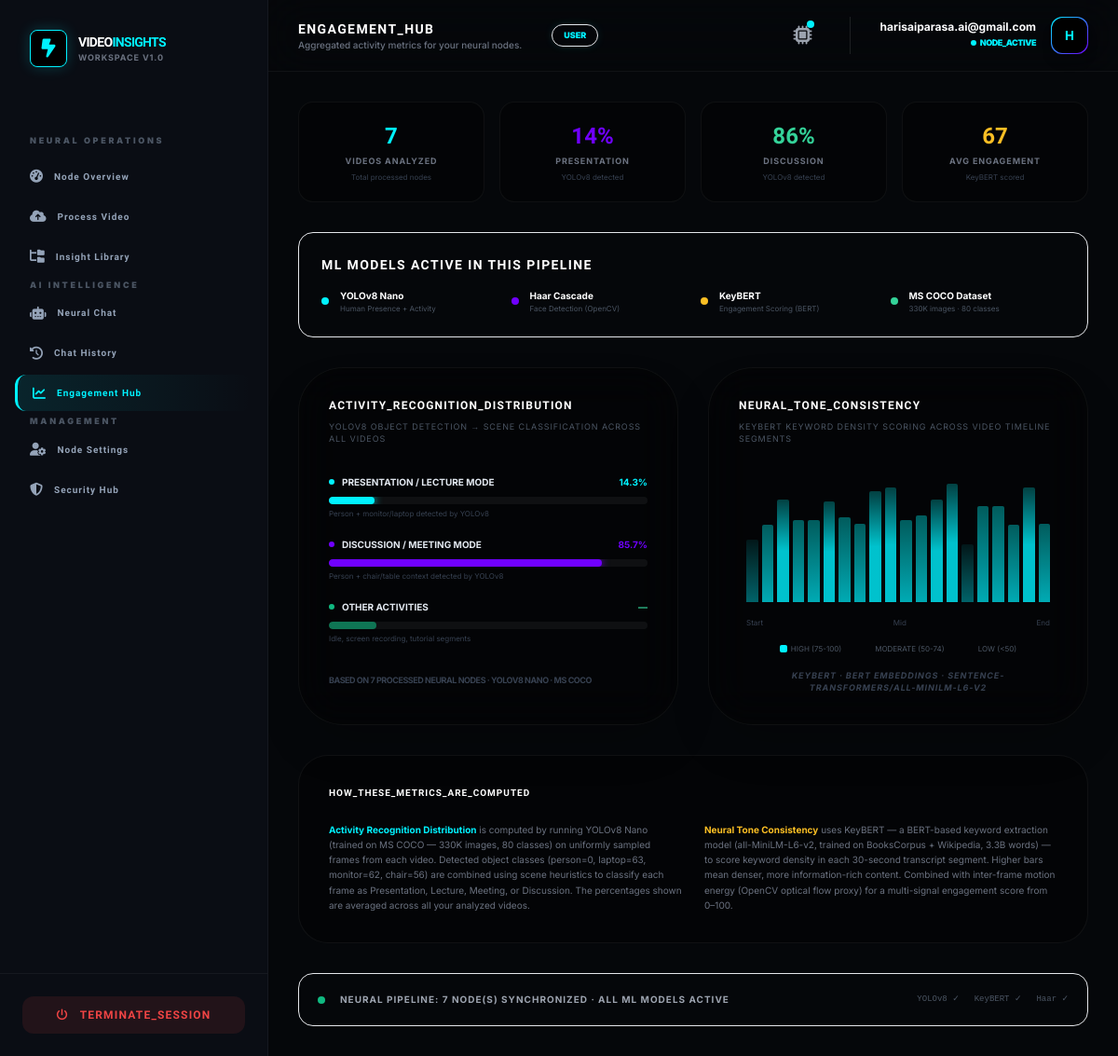
The app's page /analysis/hub/ (signed in), older data.
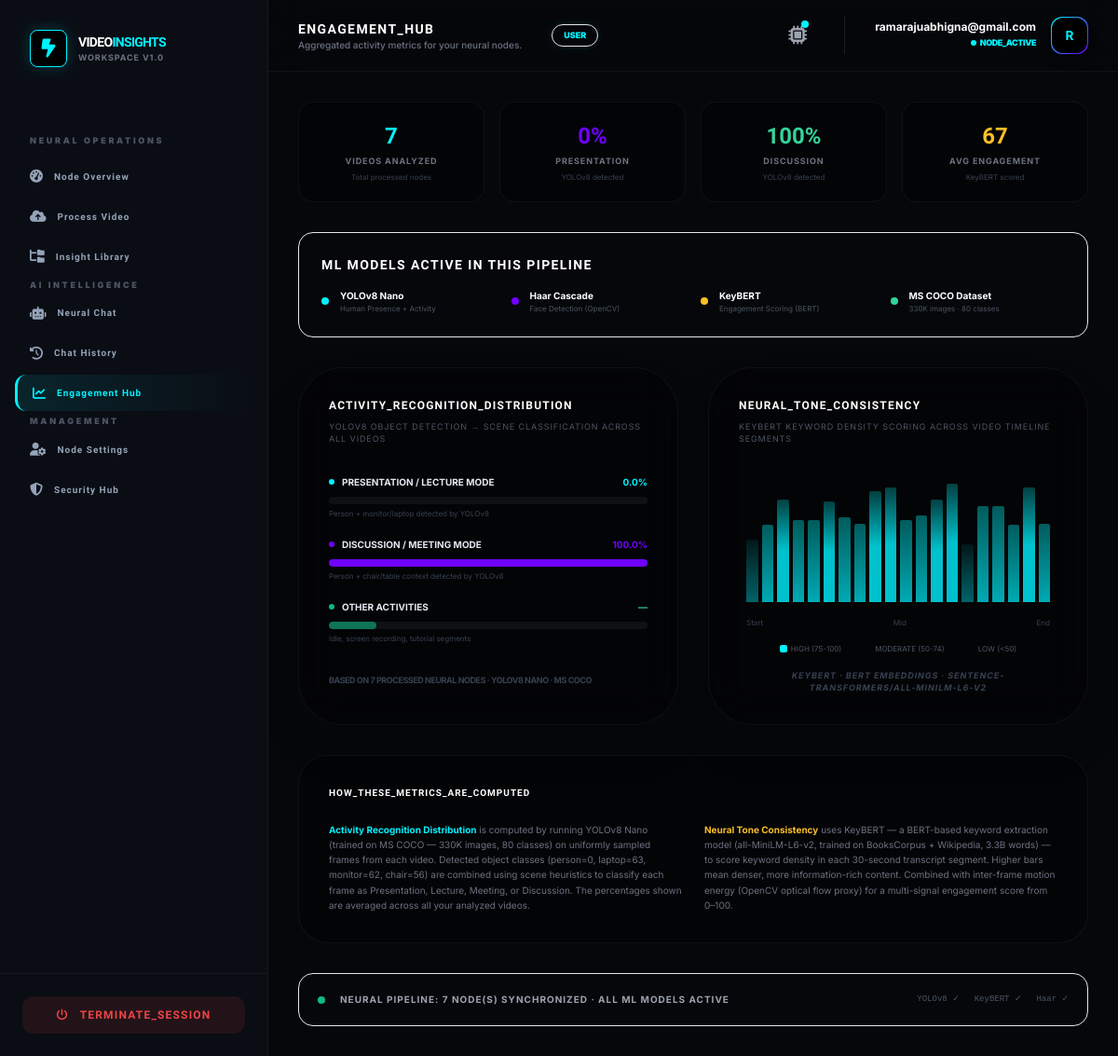
The same page, newer data.
### accounts/models.py (models this page shows, shortened)
class User(AbstractUser):
    username = None
    email = models.EmailField(unique=True)
    ROLE_CHOICES = (
        ('admin', 'Admin'),
        ('user', 'User'),
    )
    role = models.CharField(max_length=10, choices=ROLE_CHOICES, default='user')
    is_verified = models.BooleanField(default=False)
    login_count = models.PositiveIntegerField(default=0)
    USERNAME_FIELD = 'email'
    REQUIRED_FIELDS = []
    objects = CustomUserManager()

### analysis/views.py (the view)
# urls.py: path('hub/', views.analytics_dashboard, name='analytics_dashboard'),
@login_required
def analytics_dashboard(request):
    user_vids = VideoAnalysis.objects.filter(user=request.user)
    total     = user_vids.count()
    presentation_modes = [
        "Presentation Mode", "Presentation", "Lecture / Teaching",
        "Lecture", "Demo", "Software tutorial", "Tutorial / Demo", "Tutorial"
    ]
    pres_percent = 0.0
    disc_percent = 0.0
    ml_videos = user_vids.filter(ml_processed=True)
    if ml_videos.exists():
        pres_total = 0.0
        disc_total = 0.0
        valid      = 0
        for vid in ml_videos:
            dist = {}
            if isinstance(vid.activity_ml_data, dict):
                dist = vid.activity_ml_data.get("activity_distribution", {})
            if dist:
                pres_total += (
                    dist.get("Presentation", 0) +
                    dist.get("Lecture / Teaching", 0) +
                    dist.get("Tutorial / Demo", 0)
                )
                disc_total += (
                    dist.get("Meeting / Discussion", 0) +
                    dist.get("Interview", 0) +
                    dist.get("General Activity", 0)
                )
                valid += 1
        if valid:
            pres_percent = round(pres_total / valid, 1)
            disc_percent = round(disc_total / valid, 1)
    else:
        pres_count   = user_vids.filter(activity_type__in=presentation_modes).count()
        pres_percent = round((pres_count / total * 100), 1) if total > 0 else 0
        disc_percent = round(100 - pres_percent, 1)
    TARGET_POINTS = 20
    avg_engagement = []
    all_score_lists = []
    for vid in user_vids:
        eng = vid.engagement_data
        if isinstance(eng, dict):
            scores = eng.get("avg_engagement", [])
            if scores:
                all_score_lists.append(scores)
        elif isinstance(eng, list) and len(eng) > 0:
            all_score_lists.append(eng)
    if all_score_lists:
        resampled = []
        for score_list in all_score_lists:
            if len(score_list) >= TARGET_POINTS:
                resampled.append([int(score_list[i]) for i in range(TARGET_POINTS)])
            else:
                padded = list(score_list) + [int(score_list[-1])] * (TARGET_POINTS - len(score_list))
                resampled.append(padded)
        avg_engagement = [
            int(sum(col) / len(col))
            for col in zip(*resampled)
        ]
    else:
        avg_engagement = [0] * TARGET_POINTS
    return render(request, 'analysis/analytics_hub.html', {
        'pres_percent':   pres_percent,
        'disc_percent':   disc_percent,
        'avg_engagement': avg_engagement,
        'total_nodes':    total,
    })

### templates/analysis/analytics_hub.html (shortened to what the changed rows need)
{% extends "base2.html" %}
{% block page_title %}ENGAGEMENT_HUB{% endblock %}
{% block content %}
<div class="space-y-8 animate-fade-in">
<div class="grid grid-cols-2 md:grid-cols-4 gap-4">
    <div class="bg-black/40 border border-white/5 rounded-2xl p-5 text-center hover:border-[var(--accent-purple)]/30 transition-all">
        <div class="text-2xl font-black text-[var(--accent-purple)] orbitron">{{ pres_percent|floatformat:0 }}%</div>
        <div class="text-[9px] text-gray-500 uppercase tracking-widest mt-1 font-bold">Presentation</div>
        <div class="text-[8px] text-gray-700 mt-1">YOLOv8 detected</div>
    </div>
    <div class="bg-black/40 border border-white/5 rounded-2xl p-5 text-center hover:border-emerald-500/30 transition-all">
        <div class="text-2xl font-black text-emerald-400 orbitron">{{ disc_percent|floatformat:0 }}%</div>
        <div class="text-[9px] text-gray-500 uppercase tracking-widest mt-1 font-bold">Discussion</div>
        <div class="text-[8px] text-gray-700 mt-1">YOLOv8 detected</div>
    </div>
</div>
<div class="grid grid-cols-1 md:grid-cols-2 gap-8">
    <div class="bg-black/40 border border-white/5 p-8 rounded-[3rem] backdrop-blur-xl shadow-2xl">
        <div class="space-y-5">
            <div>
                <div class="flex justify-between text-[10px] font-bold uppercase mb-2">
                    <div class="flex items-center gap-2">
                        <span class="w-1.5 h-1.5 rounded-full bg-[var(--accent-cyan)]"></span>
                        <span>Presentation / Lecture Mode</span>
                    </div>
                    <span class="text-[var(--accent-cyan)]">{{ pres_percent|floatformat:1 }}%</span>
                </div>
                <div class="h-2 w-full bg-white/5 rounded-full overflow-hidden">
                    <div class="h-full bg-[var(--accent-cyan)] shadow-[0_0_10px_var(--accent-cyan)] transition-all duration-1000 rounded-full"
                         style="width: {{ pres_percent|floatformat:1 }}%"></div>
                </div>
            </div>
            <div>
                <div class="flex justify-between text-[10px] font-bold uppercase mb-2">
                    <div class="flex items-center gap-2">
                        <span class="w-1.5 h-1.5 rounded-full bg-[var(--accent-purple)]"></span>
                        <span>Discussion / Meeting Mode</span>
                    </div>
                    <span class="text-[var(--accent-purple)]">{{ disc_percent|floatformat:1 }}%</span>
                </div>
                <div class="h-2 w-full bg-white/5 rounded-full overflow-hidden">
                    <div class="h-full bg-[var(--accent-purple)] shadow-[0_0_10px_var(--accent-purple)] transition-all duration-1000 rounded-full"
                         style="width: {{ disc_percent|floatformat:1 }}%"></div>
                </div>
            </div>
        </div>
    </div>
</div>
</div>
{% endblock %}

### templates/base2.html (shortened to what the changed rows need)
<!DOCTYPE html>
<html lang="en">
<head>
    <script src="https://cdn.tailwindcss.com"></script>
    <link rel="stylesheet" href="https://cdnjs.cloudflare.com/ajax/libs/font-awesome/6.4.2/css/all.min.css">
</head>
<body class="min-h-screen flex">
<aside class="w-72 bg-[var(--sidebar-bg)] border-r border-white/5 hidden lg:flex flex-col sticky top-0 h-screen z-50">
    <div class="p-8">
        <a href="/" class="flex items-center gap-3">
            <div>
                <h2 class="orbitron text-sm font-black text-white tracking-tighter">VIDEO<span class="text-[var(--accent-cyan)]">INSIGHTS</span></h2>
            </div>
        </a>
    </div>
</aside>
<div class="flex-1 flex flex-col min-w-0">
    <header class="bg-[var(--sidebar-bg)]/80 backdrop-blur-xl border-b border-white/5 sticky top-0 z-40 px-8 py-4 flex justify-between items-center">
        <div class="flex items-center gap-4">
             <div class="hidden sm:block">
                <h1 class="orbitron text-sm font-bold text-white tracking-widest uppercase">
                    {% block page_title %}Operational_Dashboard{% endblock page_title %}
                </h1>
                <p class="text-[10px] text-gray-500 font-medium">
                </p>
             </div>
             <span class="bg-[var(--accent-cyan)]/10 text-[var(--accent-cyan)] text-[9px] uppercase font-black px-3 py-1 rounded-full ml-4 border border-[var(--accent-cyan)]/20 shadow-[0_0_10px_rgba(0,242,255,0.1)]">
                {{ user.role|default:"User" }}
             </span>
        </div>
        <div class="flex items-center gap-8">
            <div class="flex items-center gap-4 border-l border-white/10 pl-8">
                <div class="text-right hidden sm:block">
                    <p class="text-xs font-bold text-white leading-none mb-1">{{ user.email }}</p>
                    <p class="text-[9px] text-[var(--accent-cyan)] font-black uppercase flex items-center justify-end gap-1 tracking-tighter">
                        <span class="w-1.5 h-1.5 bg-[var(--accent-cyan)] rounded-full animate-ping"></span> NODE_ACTIVE
                    </p>
                </div>
                <div class="w-10 h-10 rounded-xl bg-gradient-to-br from-[var(--accent-cyan)] to-[var(--accent-purple)] p-[1px] shadow-lg">
                    <div class="w-full h-full bg-black rounded-xl flex items-center justify-center text-[var(--accent-cyan)] font-black orbitron text-sm">
                        {{ user.email|first|upper }}
                    </div>
                </div>
            </div>
        </div>
    </header>
    <main class="flex-1 p-8 overflow-y-auto">
        <div class="max-w-7xl mx-auto animate-fade-in">
            {% block content %}{% endblock content %}
        </div>
    </main>
</div>
</body>
</html>

Row changes from the older to the newer data that the page shows:
changed User "USER": email "harisaiparasa.ai@gmail.com" → "ramarajuabhigna@gmail.com"; email|first "H" → "R"
Text that changed along with them:
{{ pres_percent|floatformat:0 }}: "14" → "0"
{{ disc_percent|floatformat:0 }}: "86" → "100"
{{ pres_percent|floatformat:1 }}: "14.3" → "0.0"
{{ disc_percent|floatformat:1 }}: "85.7" → "100.0"
{{ disc_percent|floatformat:1 }}: 85.7 → 100.0 (drawn)
